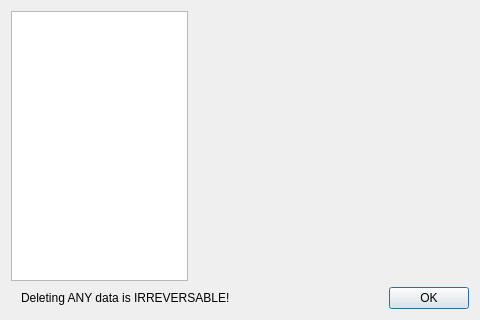
<?xml version="1.0" encoding="UTF-8"?>
<ui version="4.0">
 <class>DataDialog</class>
 <widget class="QDialog" name="DataDialog">
  <property name="geometry">
   <rect>
    <x>0</x>
    <y>0</y>
    <width>480</width>
    <height>320</height>
   </rect>
  </property>
  <property name="sizePolicy">
   <sizepolicy hsizetype="Expanding" vsizetype="Expanding">
    <horstretch>0</horstretch>
    <verstretch>0</verstretch>
   </sizepolicy>
  </property>
  <property name="minimumSize">
   <size>
    <width>300</width>
    <height>320</height>
   </size>
  </property>
  <property name="windowTitle">
   <string>Data Manager</string>
  </property>
  <layout class="QVBoxLayout" name="verticalLayout">
   <item>
    <layout class="QHBoxLayout" name="horizontalLayout" stretch="1,1">
     <item>
      <widget class="QListWidget" name="labels">
       <property name="sizePolicy">
        <sizepolicy hsizetype="Expanding" vsizetype="Expanding">
         <horstretch>0</horstretch>
         <verstretch>0</verstretch>
        </sizepolicy>
       </property>
      </widget>
     </item>
     <item>
      <widget class="QStackedWidget" name="page">
       <property name="sizePolicy">
        <sizepolicy hsizetype="Expanding" vsizetype="Expanding">
         <horstretch>0</horstretch>
         <verstretch>0</verstretch>
        </sizepolicy>
       </property>
       <property name="minimumSize">
        <size>
         <width>275</width>
         <height>200</height>
        </size>
       </property>
       <property name="currentIndex">
        <number>-1</number>
       </property>
      </widget>
     </item>
    </layout>
   </item>
   <item>
    <layout class="QHBoxLayout" name="horizontalLayout_2">
     <property name="leftMargin">
      <number>10</number>
     </property>
     <item>
      <widget class="QLabel" name="label">
       <property name="text">
        <string>Deleting ANY data is IRREVERSABLE!</string>
       </property>
      </widget>
     </item>
     <item>
      <widget class="QDialogButtonBox" name="buttonBox">
       <property name="orientation">
        <enum>Qt::Orientation::Horizontal</enum>
       </property>
       <property name="standardButtons">
        <set>QDialogButtonBox::StandardButton::Ok</set>
       </property>
      </widget>
     </item>
    </layout>
   </item>
  </layout>
 </widget>
 <resources/>
 <connections>
  <connection>
   <sender>buttonBox</sender>
   <signal>accepted()</signal>
   <receiver>DataDialog</receiver>
   <slot>accept()</slot>
   <hints>
    <hint type="sourcelabel">
     <x>248</x>
     <y>254</y>
    </hint>
    <hint type="destinationlabel">
     <x>157</x>
     <y>274</y>
    </hint>
   </hints>
  </connection>
  <connection>
   <sender>buttonBox</sender>
   <signal>rejected()</signal>
   <receiver>DataDialog</receiver>
   <slot>reject()</slot>
   <hints>
    <hint type="sourcelabel">
     <x>316</x>
     <y>260</y>
    </hint>
    <hint type="destinationlabel">
     <x>286</x>
     <y>274</y>
    </hint>
   </hints>
  </connection>
 </connections>
</ui>
